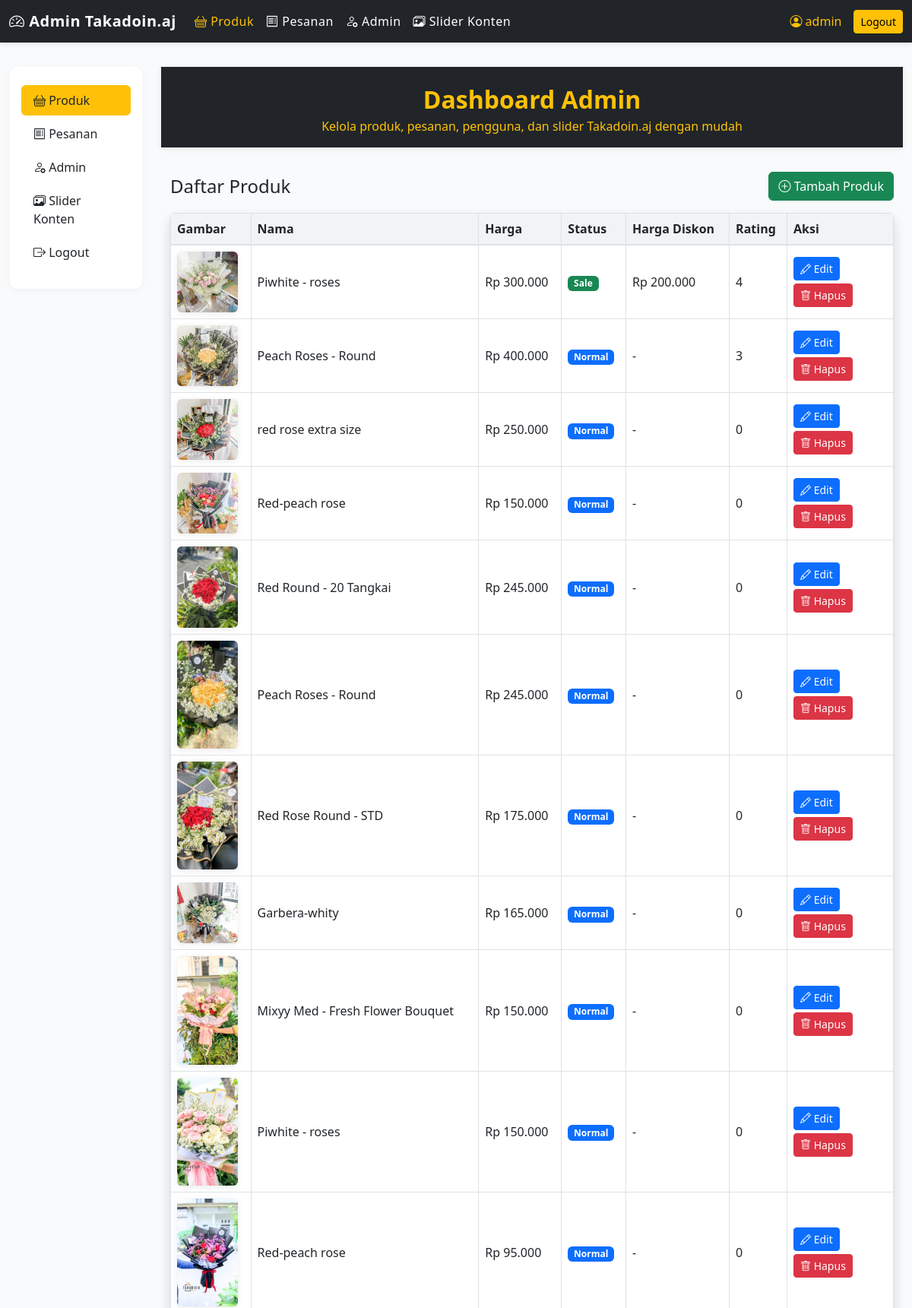
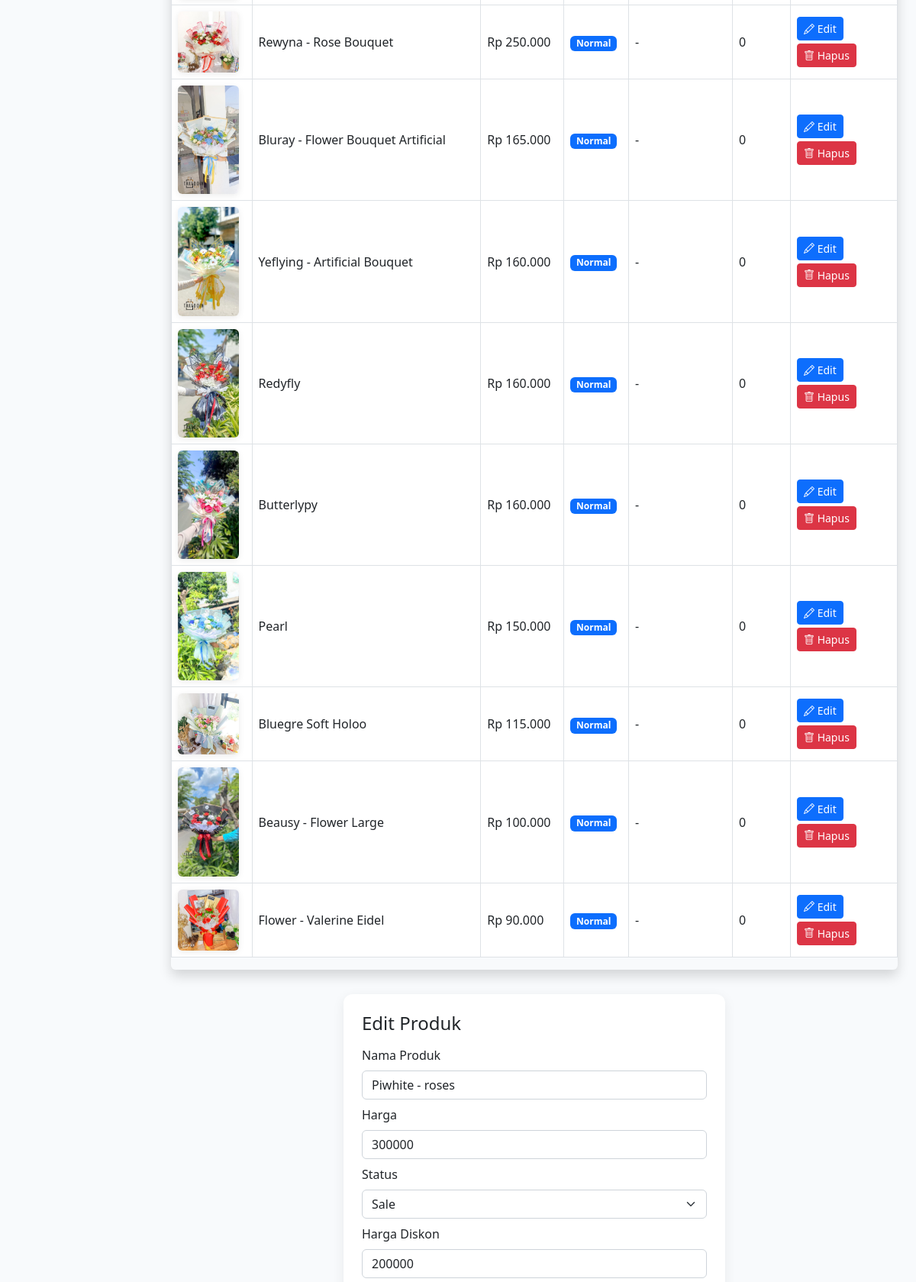
/admin/admin.php?edit=9 (signed in, upper part), run on the app's committed database (2 pictures, top to bottom).
### tables this page shows
CREATE TABLE `produk` (
  `id` int(11) NOT NULL,
  `nama` varchar(100) NOT NULL,
  `harga` int(11) NOT NULL,
  `gambar` varchar(100) DEFAULT NULL,
  `status` varchar(20) DEFAULT NULL,
  `harga_diskon` int(11) DEFAULT NULL,
  `rating` int(11) DEFAULT NULL
);

### admin/admin.php (the view, shortened to what this page needs)
<?php
include('../koneksi.php');
$produk = mysqli_query($conn, "SELECT * FROM produk");
$edit_id = isset($_GET['edit']) ? $_GET['edit'] : null;
$produk_edit = null;
if ($edit_id) {
    $produk_edit = mysqli_fetch_assoc(mysqli_query($conn, "SELECT * FROM produk WHERE id=$edit_id"));
}
?>
<!DOCTYPE html>
<html lang="id">
<head>
    <link href="https://cdn.jsdelivr.net/npm/bootstrap@5.2.3/dist/css/bootstrap.min.css" rel="stylesheet">
    <link href="https://cdn.jsdelivr.net/npm/bootstrap-icons@1.10.0/font/bootstrap-icons.css" rel="stylesheet">
</head>
<body>
    <nav class="navbar navbar-expand-lg admin-navbar">
        <div class="container-fluid">
            <a class="navbar-brand fw-bold" href="#"><i class="bi bi-speedometer2"></i> Admin Takadoin.aj</a>
            <div class="collapse navbar-collapse" id="adminNavbar">
                <ul class="navbar-nav me-auto mb-2 mb-lg-0">
                    <li class="nav-item">
                        <a class="nav-link active" aria-current="page" href="admin.php"><i class="bi bi-basket"></i> Produk</a>
                    </li>
                    <li class="nav-item">
                        <a class="nav-link" href="adminpesanan.php"><i class="bi bi-receipt"></i> Pesanan</a>
                    </li>
                    <li class="nav-item">
                        <a class="nav-link " href="tambahadmin.php"><i class="bi bi-person-gear"></i> Admin</a>
                    </li>
                    <li class="nav-item">
                        <a class="nav-link" href="admin_slider.php"><i class="bi bi-images"></i> Slider Konten</a>
                    </li>
                </ul>
                <span class="navbar-text me-3 text-warning">
                    <i class="bi bi-person-circle"></i> <?= htmlspecialchars($_SESSION['admin']) ?>
                </span>
                <a href="login.php" class="btn btn-warning btn-sm">Logout</a>
            </div>
        </div>
    </nav>
    <div class="container-fluid">
      <div class="row">
        <div class="col-lg-2 d-none d-lg-block">
          <div class="sidebar">
            <nav class="nav flex-column">
              <a class="nav-link<?= basename($_SERVER['PHP_SELF']) == 'admin.php' ? ' active' : '' ?>" href="admin.php"><i class="bi bi-basket"></i> Produk</a>
              <a class="nav-link<?= basename($_SERVER['PHP_SELF']) == 'adminpesanan.php' ? ' active' : '' ?>" href="adminpesanan.php"><i class="bi bi-receipt"></i> Pesanan</a>
                <a class="nav-link<?= basename($_SERVER['PHP_SELF']) == 'tambahadmin.php' ? ' active' : '' ?>" href="tambahadmin.php"><i class="bi bi-person-gear"></i> Admin</a>
              <a class="nav-link<?= basename($_SERVER['PHP_SELF']) == 'admin_slider.php' ? ' active' : '' ?>" href="admin_slider.php"><i class="bi bi-images"></i> Slider Konten</a>
              <li class="nav-item"><a class="nav-link" href="login.php"><i class="bi bi-box-arrow-right"></i> Logout</a></li>
            </nav>
          </div>
        </div>
        <div class="col-lg-10">
          <div class="admin-header text-center">
              <h2 class="fw-bold mb-1">Dashboard Admin</h2>
              <p class="mb-0">Kelola produk, pesanan, pengguna, dan slider Takadoin.aj dengan mudah</p>
          </div>
          <div class="container">
              <div class="d-flex justify-content-between align-items-center mb-3">
                  <h4 class="mb-0">Daftar Produk</h4>
                  <a href="add_product.php" class="btn btn-success"><i class="bi bi-plus-circle"></i> Tambah Produk</a>
              </div>
              <div class="table-responsive rounded shadow">
                  <table class="table table-bordered align-middle">
                      <thead>
                          <tr>
                              <th>Gambar</th>
                              <th>Nama</th>
                              <th>Harga</th>
                              <th>Status</th>
                              <th>Harga Diskon</th>
                              <th>Rating</th>
                              <th style="width:140px;">Aksi</th>
                          </tr>
                      </thead>
                      <tbody>
                      <?php while ($p = mysqli_fetch_assoc($produk)) { ?>
                          <tr>
                              <td><img src="../img/<?= htmlspecialchars($p['gambar']) ?>" width="80" class="rounded"></td>
                              <td><?= htmlspecialchars($p['nama']) ?></td>
                              <td>Rp <?= number_format($p['harga'],0,',','.') ?></td>
                              <td>
                                  <?php if($p['status'] == 'normal'): ?>
                                      <span class="badge bg-primary">Normal</span>
                                  <?php else: ?>
                                      <span class="badge bg-success">Sale</span>
                                  <?php endif; ?>
                              </td>
                              <td><?= $p['harga_diskon'] ? 'Rp '.number_format($p['harga_diskon'],0,',','.') : '-' ?></td>
                              <td><?= $p['rating'] ?></td>
                              <td>
                                  <a href="admin.php?edit=<?= $p['id'] ?>" class="btn btn-sm btn-primary mb-1"><i class="bi bi-pencil"></i> Edit</a>
                                  <form method="POST" style="display:inline;" onsubmit="return confirm('Yakin ingin menghapus produk ini?')">
                                      <button type="submit" name="hapus" class="btn btn-sm btn-danger"><i class="bi bi-trash"></i> Hapus</button>
                                  </form>
                              </td>
                          </tr>
                      <?php } ?>
                      </tbody>
                  </table>
              </div>
              <?php if ($produk_edit): ?>
              <div class="edit-form mx-auto">
                  <h4 class="mb-3">Edit Produk</h4>
                  <form method="POST" enctype="multipart/form-data">
                      <div class="mb-2">
                          <label class="form-label">Nama Produk</label>
                          <input name="nama" value="<?= htmlspecialchars($produk_edit['nama']) ?>" class="form-control" required>
                      </div>
                      <div class="mb-2">
                          <label class="form-label">Harga</label>
                          <input name="harga" value="<?= htmlspecialchars($produk_edit['harga']) ?>" class="form-control" required>
                      </div>
                      <div class="mb-2">
                          <label class="form-label">Status</label>
                          <select name="status" class="form-select">
                              <option value="sale" <?= $produk_edit['status'] == 'sale' ? 'selected' : '' ?>>Sale</option>
                          </select>
                      </div>
                      <div class="mb-2">
                          <label class="form-label">Harga Diskon</label>
                          <input name="harga_diskon" value="<?= htmlspecialchars($produk_edit['harga_diskon']) ?>" class="form-control">
                      </div>
                  </form>
              </div>
              <?php endif; ?>
          </div>
        </div>
      </div>
    </div>
</body>
</html>

### admin/admin.php (style rules this page uses)
body { background: #f8fafc; min-height: 100vh; }
.admin-navbar { background: #212529; color: #fff; margin-bottom: 32px; box-shadow: 0 2px 8px rgba(0,0,0,0.08); }
.admin-navbar .navbar-brand, .admin-navbar .nav-link { color: #fff !important; font-weight: 500; letter-spacing: 0.5px; }
.admin-navbar .nav-link.active, .admin-navbar .nav-link:focus { color: #ffc107 !important; }
.sidebar { background: #fff; border-radius: 12px; box-shadow: 0 2px 8px rgba(0,0,0,0.04); padding: 1.5rem 1rem; margin-bottom: 2rem; }
.sidebar .nav-link { color: #212529; border-radius: 6px; margin-bottom: 4px; transition: background .15s; }
.sidebar .nav-link.active, .sidebar .nav-link:hover { background: #ffc107; color: #212529 !important; }
.admin-header { background: #212529; color: #ffc107; padding: 24px 0 16px 0; margin-bottom: 32px; box-shadow: 0 2px 8px rgba(0,0,0,0.08); }
.table thead th { background: #f1f3f5; color: #212529; font-weight: 600; border-bottom: 2px solid #dee2e6; }
.table tbody tr { background: #fff; }
.edit-form { background: #fff; border-radius: 12px; box-shadow: 0 4px 16px rgba(0,0,0,0.07); padding: 24px; margin-top: 32px; max-width: 500px; }
.table img { border-radius: 8px; box-shadow: 0 2px 8px rgba(0,0,0,0.08); }

### data on the page
produk: gambar (picture), nama "Piwhite - roses", harga "300.000", shows "Sale", harga_diskon "200.000", rating "4", harga "300000", status "Sale", harga_diskon "200000"
produk: gambar (picture), nama "Peach Roses - Round", harga "400.000", status "Normal", rating "3"
produk: gambar (picture), nama "red rose extra size", harga "250.000", status "Normal", rating "0"
produk: gambar (picture), nama "Red-peach rose", harga "150.000", status "Normal", rating "0"
produk: gambar (picture), nama "Red Round - 20 Tangkai", harga "245.000", status "Normal", rating "0"
produk: gambar (picture), nama "Peach Roses - Round", harga "245.000", status "Normal", rating "0"
produk: gambar (picture), nama "Red Rose Round - STD", harga "175.000", status "Normal", rating "0"
produk: gambar (picture), nama "Garbera-whity", harga "165.000", status "Normal", rating "0"
produk: gambar (picture), nama "Mixyy Med - Fresh Flower Bouquet", harga "150.000", status "Normal", rating "0"
produk: gambar (picture), nama "Piwhite - roses", harga "150.000", status "Normal", rating "0"
produk: gambar (picture), nama "Red-peach rose", harga "95.000", status "Normal", rating "0"
produk: gambar (picture), nama "Rewyna - Rose Bouquet", harga "250.000", status "Normal", rating "0"
produk: gambar (picture), nama "Bluray - Flower Bouquet Artificial", harga "165.000", status "Normal", rating "0"
produk: gambar (picture), nama "Yeflying - Artificial Bouquet", harga "160.000", status "Normal", rating "0"
produk: gambar (picture), nama "Redyfly", harga "160.000", status "Normal", rating "0"
produk: gambar (picture), nama "Butterlypy", harga "160.000", status "Normal", rating "0"
produk: gambar (picture), nama "Pearl", harga "150.000", status "Normal", rating "0"
produk: gambar (picture), nama "Bluegre Soft Holoo", harga "115.000", status "Normal", rating "0"
produk: gambar (picture), nama "Beausy - Flower Large", harga "100.000", status "Normal", rating "0"
produk: gambar (picture), nama "Flower - Valerine Eidel", harga "90.000", status "Normal", rating "0"

### other printed values
$_SESSION['admin'] "admin"
